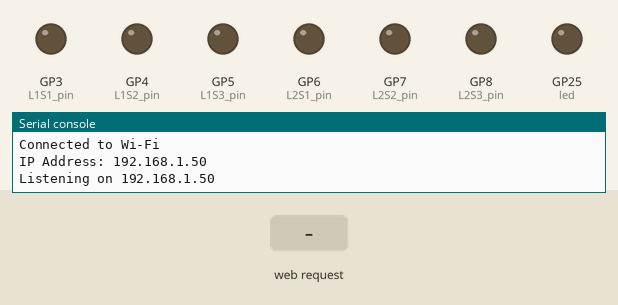
Recording of a program running on a simulated Raspberry Pi Pico running MicroPython. Shown: output pins drawn as LEDs (lit = HIGH), the last lines printed to the serial console. The inputs (shaded band) are chosen by the test bench. WiFi joins after 1.5 s; files that are not in the repository are absent; pins used as bus, display or sensor lines are not drawn.

Above: at 3.2 s.
3.3 s: HTTP request GET /update received
At 4.0 s:
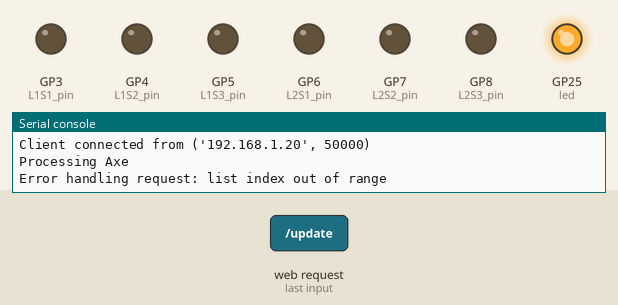
4.8 s: HTTP request GET / received
At 5.1 s:
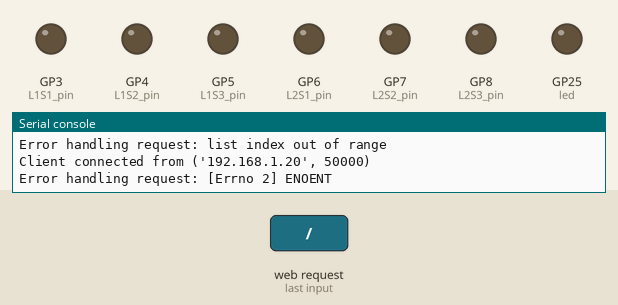
Timing chart, 0 to 7.8 s (numbered marks = the images above; inputs shaded):
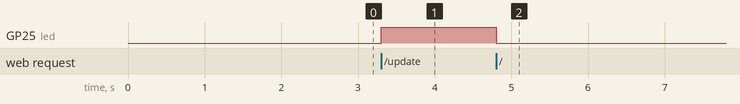

Measured:
- after the input at 3.3 s, GP25 (led): LOW → HIGH at once
- after the input at 4.8 s, GP25 (led): HIGH → LOW at once

The program:

main.py
```python
from machine import Pin, SPI, SoftSPI
from nrf24l01 import NRF24L01
from micropython import const
import time
from server import server

# Axis Control
AXIS_CHANNEL = {0: 40,
                1: 46,
                2: 58}
_RX_POLL_DELAY = const(15)
_RESPONDER_SEND_DELAY = const(10)

spi = SPI(0, sck=Pin(18), mosi=Pin(19), miso=Pin(16))
cfg = {"spi": spi, "csn": 20, "ce": 21}


# Addresses are in little-endian format. They correspond to big-endian
pipes = (b"\xe1\xf0\xf0\xf0\xf0", b"\xd2\xf0\xf0\xf0\xf0")

csn = Pin(cfg["csn"], mode=Pin.OUT, value=1)
ce = Pin(cfg["ce"], mode=Pin.OUT, value=0)
spi = cfg["spi"]

# The most important variable holding the NRF24L01 device object
nrf = NRF24L01(spi, csn, ce, payload_size=16)

nrf.open_tx_pipe(pipes[0])
nrf.open_rx_pipe(1, pipes[1])
nrf.start_listening()

# class Axes:
#     def __init__(self, axes)

def move_abs(axe_num, distance):
    global nrf
    nrf.set_channel(AXIS_CHANNEL[axe_num])
    time.sleep_ms(300)
    nrf.send_ascii_m(f"M1i{distance}");

# def move_rel(axe_num, distance):
#     global nrf
#     nrf.


# Water Distribution system
L1 = const(0)
L2 = const(1)
S1 = const(0)
S2 = const(1)
S3 = const(2)
L1S1_pin = const(3)
L1S2_pin = const(4)
L1S3_pin = const(5)
L2S1_pin = const(6)
L2S2_pin = const(7)
L2S3_pin = const(8)
solenoids = [ [Pin(L1S1_pin, Pin.OUT), Pin(L1S2_pin, Pin.OUT), Pin(L1S3_pin, Pin.OUT)],
              [Pin(L2S1_pin, Pin.OUT), Pin(L2S2_pin, Pin.OUT), Pin(L2S3_pin, Pin.OUT)] ]

def solenoid(l, s):
    return solenoids[l-1][s-1]

server(move_abs)
```

server.py
```python
import network
import socket
import time
import ure  # Import ure for parsing URLs
from machine import Pin

led = Pin("LED", Pin.OUT)

def connect():
    ssid = "iPhone 15 Pro"
    password = "dnjdjcnd"

    wlan = network.WLAN(network.STA_IF)
    wlan.active(True)
    wlan.connect(ssid, password)

    while not wlan.isconnected() and wlan.status() == network.STAT_CONNECTING:
        print("Connecting to Wi-Fi...")
        time.sleep(1)

    if wlan.isconnected():
        print("Connected to Wi-Fi")
        print("IP Address:", wlan.ifconfig()[0])
        return wlan.ifconfig()[0]
    else:
        print("Failed to connect to Wi-Fi")
        return None

def web_page():
    with open('index.html', 'r') as file:
        html = file.read()
    return html

def server(processing_func):
    ip = connect()
    if ip is None:
        return

    addr = socket.getaddrinfo(ip, 80)[0][-1]

    s = socket.socket()
    s.setsockopt(socket.SOL_SOCKET, socket.SO_REUSEADDR, 1)
    s.bind(addr)
    s.listen(5)

    print(f"Listening on {ip}")

    while True:

        cl, addr = s.accept()
        print(f"Client connected from {addr}")
        try:
            led.toggle()

            request = cl.recv(1024)
            request = request.decode('utf-8')
            # print(f"Request: {request}")

            if 'GET /update' in request:
                string = request[:request.find('\n')]
                print(f"Processing Axe")

                str1 = string.split("GET /update?slider=slider")
                str2 = str1[1].split("&value=")
                axe_num = int(str2[0])
                str3 = str2[1].split(" HTTP/1.1")
                value = int(str3[0])


                print(f"Processing Axe {axe_num} with value {value}\n\n")
                processing_func(axe_num, int(value/10))

            else:
                response = web_page()
                cl.send(b"HTTP/1.0 200 OK\r\nContent-type: text/html\r\n\r\n")
                cl.send(response.encode('utf-8'))

        except Exception as e:
            print(f"Error handling request: {e}")

        finally:
            cl.close()
```
